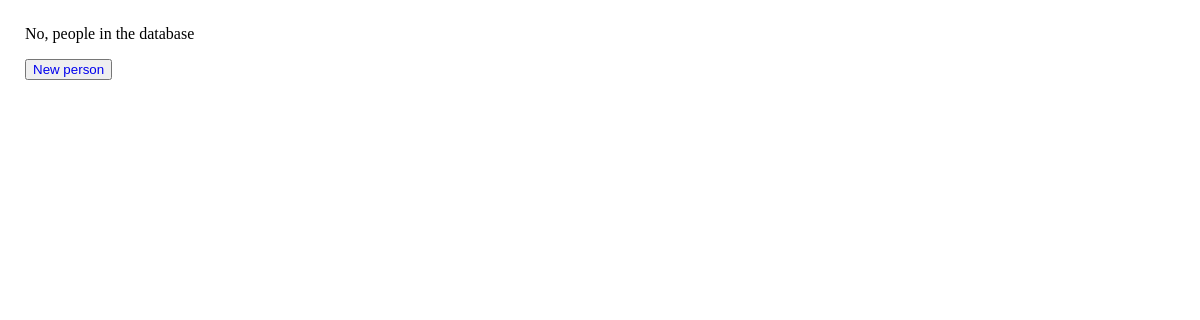
The app's page /, older data.
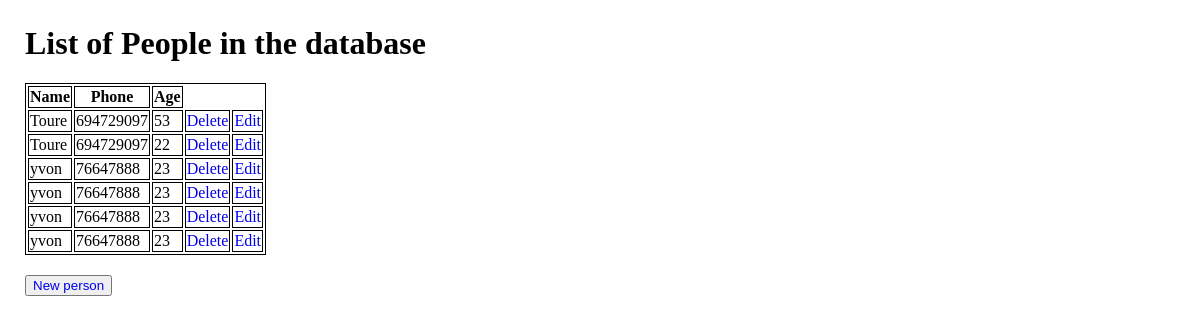
The same page, newer data.
### crud/models.py (models this page shows)
class Person(models.Model):
    name = models.CharField(max_length=200)
    phone = models.CharField(max_length=15)
    age = models.IntegerField()

### crud/views.py (the view)
# urls.py: url(r'^$', 'crud.views.index', name='index'),
def index(request):
    people = Person.objects.all();
    return render_to_response('crud/index.html',{'people':people})

### crud/templates/crud/index.html
{% extends "crud/base.html" %}
{% block content %}
    {% if people %}
        <h1>List of People in the database</h1>
        <table>
            <tr>
                <th>Name</th>
                <th>Phone</th>
                <th>Age</th>
            </tr>
        {% for person in people %}
            <tr>
                <td>{{ person.name }}</td>
                <td>{{ person.phone }}</td>
                <td>{{ person.age }}</td>
                <td><a href="/delete/{{ person.id }}">Delete</a></td>
                <td><a href="/edit/{{ person.id }}">Edit</a></td>
            </tr>
        {% endfor %}
        </table>
    {% else %}
    <p>No, people in the database</p>
    {% endif %}
    <button type="button"><a href="/insert">New person</a></button>
{% endblock %}

Row changes from the older to the newer data that the page shows:
added Person: name "Toure", phone "694729097", age "53"
added Person: name "Toure", phone "694729097", age "22"
added Person: name "yvon", phone "76647888", age "23"
added Person: name "yvon", phone "76647888", age "23"
added Person: name "yvon", phone "76647888", age "23"
added Person: name "yvon", phone "76647888", age "23"
Text that changed along with them:
text no longer shown: "No, people in the database"
text now shown: "List of People in the database Name Phone Age"
